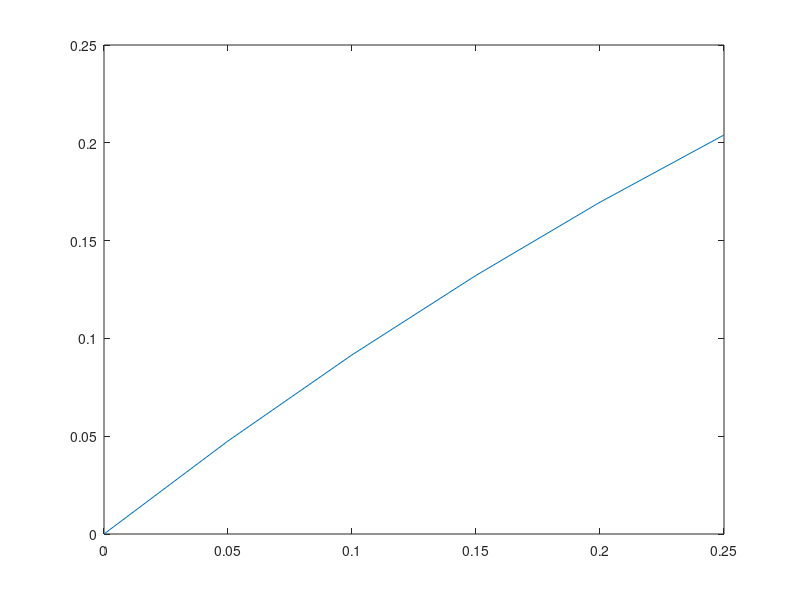
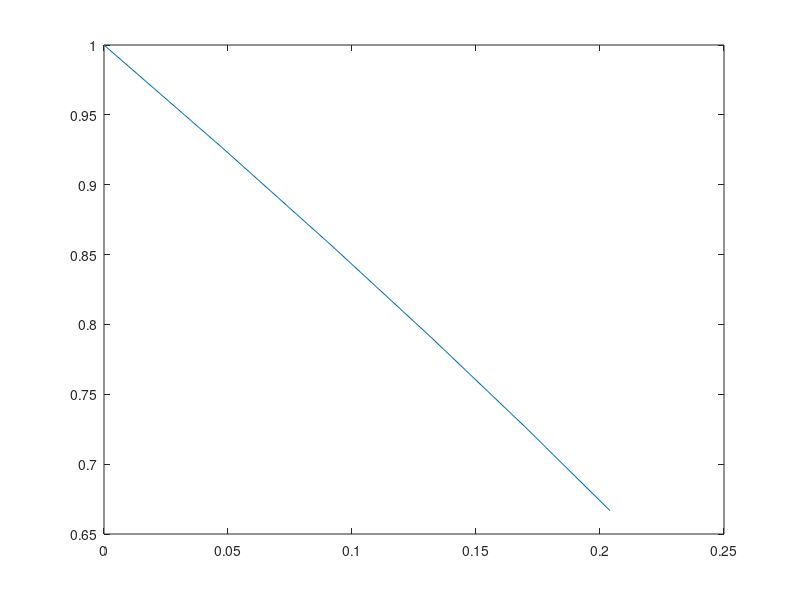

Recreate these plots in MATLAB, in order.
clc
clear all
close all
x1=0;
xn=0.25;
h=0.05;
x=[x1:h:xn];
n=length(x);
y=zeros(1,n);
z=zeros(1,n);
y(1)=0;
z(1)=1;
z1=z(1);
y1=y(1);
f=@(x,y,z) z;
g=@(x,y,z) -2*z-y;
%runge kutta order 2/ huens method 
% for i=1:n-1
%     
% s1=f(x(i),y(i),z(i));
% p1=g(x(i),y(i),z(i));
% s2=f(x(i+1),y(i)+h*s1,z(i)+h*p1);
% p2=g(x(i+1),y(i)+h*s1,z(i)+h*p1);
% z(i+1)=z(i)+ (h/2)*(p1+p2);
% y(i+1)=y(i)+(h/2)*(s1+s2);
% end

%runge kutta order 2/ huens method 

for i=1:n-1
    s1=f(x(i),y(i),z(i));
    p1=g(x(i),y(i),z(i));
    s2=f(x(i)+(h/2),y(i)+s1*(h/2),z(i)+p1*(h/2));
    p2=g(x(i)+(h/2),y(i)+s1*(h/2),z(i)+p1*(h/2));
    s3=f(x(i)+(h/2),y(i)+s2*(h/2),z(i)+p2*(h/2));
    p3=g(x(i)+(h/2),y(i)+s2*(h/2),z(i)+p2*(h/2));
    s4=f(x(i)+h,y(i)+s3*h,z(i)+p3*h);
    p4=f(x(i)+h,y(i)+s3*h,z(i)+p3*h);
    s=(1/6)*[s1+2*s2+2*s3+s4];
    p=(1/6)*[p1+2*p2+2*p3+p4];
    y(i+1)=y(i)+h*s;
    z(i+1)=z(i)+h*p;
end


figure
plot(x,y)
figure
plot(y,z)




